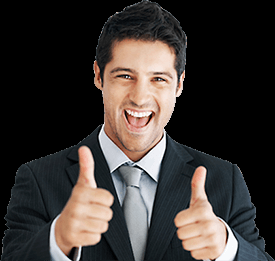
#> input picture Happy-Person-Free-Download-PNG.png, 275 x 261 px
$ python -i preprocess.py   (imports and definitions only)
#> lines starting #> are read from the running program, lines starting #| are printed output that depends on the picture
#> further down, picture is the input picture: shape (261, 275, 3); mean B, G, R 52, 54.8, 60.4
import cv2 as cv


def preprocess(frame, t_size=(48, 48)):
    """
    Partner A: Data preparation for the model.
    Steps: Grayscale -> CLAHE -> Resize to 48x48.
    """
#> called with t_size = (48, 48)
    gray = cv.cvtColor(frame, cv.COLOR_BGR2GRAY)
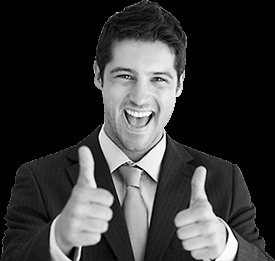
#> gray: shape (261, 275); min 0, max 255, mean 56.2
    clahe = cv.createCLAHE(clipLimit=2.0, tileGridSize=(8, 8))
    res = clahe.apply(gray)
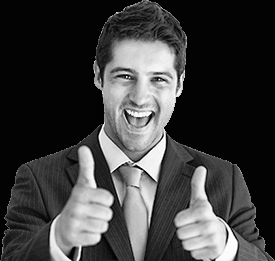
#> res: shape (261, 275); min 2, max 255, mean 62.1
    resized = cv.resize(res, t_size, interpolation=cv.INTER_AREA)
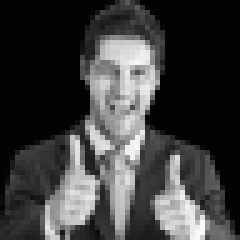
#> resized: shape (48, 48) (shown 5 times larger); min 2, max 251, mean 62.1
    return resized

>>> import cv2
>>> picture = cv2.imread('../Happy-Person-Free-Download-PNG.png')
>>> result = preprocess(picture)
